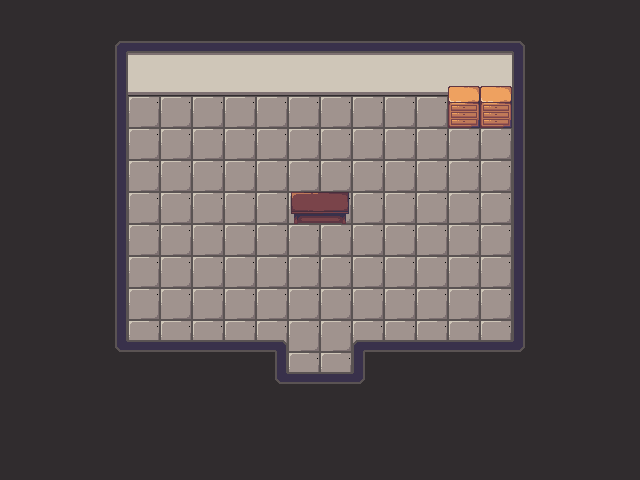

This game map was drawn from its Tiled (.tmx) file and the tilesets committed beside it. A one-line description and the full map source follow:
An orthogonal 20x15 tile map with 32x32 px tiles, 3 tile layers (base, underActor, overActor) and 5 objects.

<map version="1.2" tiledversion="1.3.3" orientation="orthogonal" renderorder="right-down" width="20" height="15" tilewidth="32" tileheight="32" infinite="0" nextlayerid="5" nextobjectid="14">
 <editorsettings>
  <export target="../src/assets/map/roomD.json" format="json" />
 </editorsettings>
 <tileset firstgid="1" source="maptiles.tsx" />
 <layer id="1" name="base" width="20" height="15">
  <data encoding="csv">
1,1,1,1,1,1,1,1,1,1,1,1,1,1,1,1,1,1,1,1,
1,1,1,26,29,29,29,29,29,29,29,29,29,29,29,29,27,1,1,1,
1,1,1,20,39,39,39,39,39,39,39,39,39,39,39,39,18,1,1,1,
1,1,1,20,6,6,6,6,6,6,6,6,6,6,6,6,18,1,1,1,
1,1,1,20,6,6,6,6,6,6,6,6,6,6,6,6,18,1,1,1,
1,1,1,20,6,6,6,6,6,6,6,6,6,6,6,6,18,1,1,1,
1,1,1,20,6,6,6,6,6,6,6,6,6,6,6,6,18,1,1,1,
1,1,1,20,6,6,6,6,6,6,6,6,6,6,6,6,18,1,1,1,
1,1,1,20,6,6,6,6,6,6,6,6,6,6,6,6,18,1,1,1,
1,1,1,20,6,6,6,6,6,6,6,6,6,6,6,6,18,1,1,1,
1,1,1,36,6,6,6,6,6,6,6,6,6,6,6,6,37,1,1,1,
1,1,1,1,1,1,1,1,36,6,6,37,1,1,1,1,1,1,1,1,
1,1,1,1,1,1,1,1,1,1,1,1,1,1,1,1,1,1,1,1,
1,1,1,1,1,1,1,1,1,1,1,1,1,1,1,1,1,1,1,1,
1,1,1,1,1,1,1,1,1,1,1,1,1,1,1,1,1,1,1,1
</data>
 </layer>
 <layer id="2" name="underActor" width="20" height="15">
  <data encoding="csv">
0,0,0,0,0,0,0,0,0,0,0,0,0,0,0,0,0,0,0,0,
0,0,0,0,0,0,0,0,0,0,0,0,0,0,0,0,0,0,0,0,
0,0,0,0,0,0,0,0,0,0,0,0,0,0,41,41,0,0,0,0,
0,0,0,0,0,0,0,0,0,0,0,0,0,0,51,51,0,0,0,0,
0,0,0,0,0,0,0,0,0,0,0,0,0,0,0,0,0,0,0,0,
0,0,0,0,0,0,0,0,0,0,0,0,0,0,0,0,0,0,0,0,
0,0,0,0,0,0,0,0,0,89,90,0,0,0,0,0,0,0,0,0,
0,0,0,0,0,0,0,0,0,0,0,0,0,0,0,0,0,0,0,0,
0,0,0,0,0,0,0,0,0,0,0,0,0,0,0,0,0,0,0,0,
0,0,0,0,0,0,0,0,0,0,0,0,0,0,0,0,0,0,0,0,
0,0,0,0,0,0,0,0,0,0,0,0,0,0,0,0,0,0,0,0,
0,0,0,0,0,0,0,0,0,0,0,0,0,0,0,0,0,0,0,0,
0,0,0,0,0,0,0,0,0,0,0,0,0,0,0,0,0,0,0,0,
0,0,0,0,0,0,0,0,0,0,0,0,0,0,0,0,0,0,0,0,
0,0,0,0,0,0,0,0,0,0,0,0,0,0,0,0,0,0,0,0
</data>
 </layer>
 <layer id="3" name="overActor" width="20" height="15">
  <data encoding="csv">
0,0,0,0,0,0,0,0,0,0,0,0,0,0,0,0,0,0,0,0,
0,0,0,0,0,0,0,0,0,0,0,0,0,0,0,0,0,0,0,0,
0,0,0,0,0,0,0,0,0,0,0,0,0,0,0,0,0,0,0,0,
0,0,0,0,0,0,0,0,0,0,0,0,0,0,0,0,0,0,0,0,
0,0,0,0,0,0,0,0,0,0,0,0,0,0,0,0,0,0,0,0,
0,0,0,0,0,0,0,0,0,0,0,0,0,0,0,0,0,0,0,0,
0,0,0,0,0,0,0,0,0,0,0,0,0,0,0,0,0,0,0,0,
0,0,0,0,0,0,0,0,0,0,0,0,0,0,0,0,0,0,0,0,
0,0,0,0,0,0,0,0,0,0,0,0,0,0,0,0,0,0,0,0,
0,0,0,0,0,0,0,0,0,0,0,0,0,0,0,0,0,0,0,0,
0,0,0,0,9,9,9,9,10,0,0,8,9,9,9,9,0,0,0,0,
0,0,0,0,0,0,0,0,0,9,9,0,0,0,0,0,0,0,0,0,
0,0,0,0,0,0,0,0,0,0,0,0,0,0,0,0,0,0,0,0,
0,0,0,0,0,0,0,0,0,0,0,0,0,0,0,0,0,0,0,0,
0,0,0,0,0,0,0,0,0,0,0,0,0,0,0,0,0,0,0,0
</data>
 </layer>
 <objectgroup id="4" name="actorPositions">
  <object id="7" x="460" y="120" width="8" height="8">
   <properties>
    <property name="actorId" type="int" value="0" />
    <property name="describe" value="" />
    <property name="name" value="shelfL" />
   </properties>
  </object>
  <object id="8" x="492" y="120" width="8" height="8">
   <properties>
    <property name="actorId" type="int" value="1" />
    <property name="describe" value="" />
    <property name="name" value="shelfR" />
   </properties>
  </object>
  <object id="9" x="288" y="376" width="64" height="8">
   <properties>
    <property name="actorId" type="int" value="2" />
    <property name="describe" value="" />
    <property name="name" value="transferHallway1FB" />
   </properties>
  </object>
  <object id="11" x="160" y="128" width="32" height="32">
   <properties>
    <property name="actorId" type="int" value="3" />
    <property name="describe" value="" />
    <property name="name" value="hiddenladder" />
   </properties>
  </object>
  <object id="12" x="0" y="0" width="32" height="32">
   <properties>
    <property name="actorId" type="int" value="4" />
    <property name="describe" value="" />
    <property name="name" value="initEvent" />
   </properties>
  </object>
 </objectgroup>
</map>
